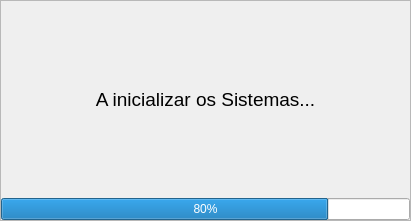
<?xml version="1.0" encoding="UTF-8"?>
<ui version="4.0">
 <class>LoadWidget</class>
 <widget class="QWidget" name="LoadWidget">
  <property name="geometry">
   <rect>
    <x>0</x>
    <y>0</y>
    <width>411</width>
    <height>221</height>
   </rect>
  </property>
  <property name="windowTitle">
   <string>Form</string>
  </property>
  <layout class="QVBoxLayout" name="mainLayout">
   <property name="spacing">
    <number>0</number>
   </property>
   <property name="leftMargin">
    <number>0</number>
   </property>
   <property name="topMargin">
    <number>0</number>
   </property>
   <property name="rightMargin">
    <number>0</number>
   </property>
   <property name="bottomMargin">
    <number>0</number>
   </property>
   <item>
    <widget class="QFrame" name="mainFrame">
     <property name="frameShape">
      <enum>QFrame::StyledPanel</enum>
     </property>
     <property name="frameShadow">
      <enum>QFrame::Raised</enum>
     </property>
     <layout class="QVBoxLayout" name="labelLayout">
      <property name="spacing">
       <number>0</number>
      </property>
      <property name="leftMargin">
       <number>0</number>
      </property>
      <property name="topMargin">
       <number>0</number>
      </property>
      <property name="rightMargin">
       <number>0</number>
      </property>
      <property name="bottomMargin">
       <number>0</number>
      </property>
      <item>
       <widget class="QLabel" name="loading_label">
        <property name="font">
         <font>
          <pointsize>14</pointsize>
         </font>
        </property>
        <property name="text">
         <string>A inicializar os Sistemas...</string>
        </property>
        <property name="alignment">
         <set>Qt::AlignCenter</set>
        </property>
       </widget>
      </item>
      <item>
       <widget class="QProgressBar" name="progressBar">
        <property name="sizePolicy">
         <sizepolicy hsizetype="Expanding" vsizetype="Fixed">
          <horstretch>0</horstretch>
          <verstretch>0</verstretch>
         </sizepolicy>
        </property>
        <property name="value">
         <number>80</number>
        </property>
        <property name="format">
         <string>%p%</string>
        </property>
       </widget>
      </item>
     </layout>
    </widget>
   </item>
  </layout>
 </widget>
 <resources/>
 <connections/>
</ui>
